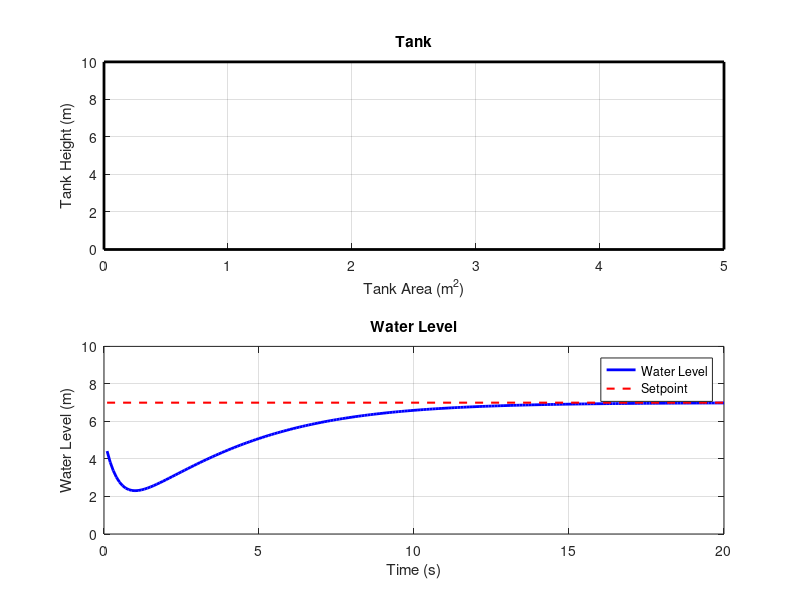

Write the MATLAB code that produced this figure.
totalTime = 20;       
timeStep = 0.1;        
numSteps = totalTime / timeStep;   

tankHeight = 10;       
tankArea = 5;           
tankVolume = tankHeight * tankArea;

Kp = 1;                 
Ki = 0.5;               
Kd = 0.1;               

setpoint = 7;           % Desired water level
initialLevel = 5;       % Initial water level 
level = initialLevel;   % (updated in the loop)

time = zeros(numSteps, 1);
levelData = zeros(numSteps, 1);
errorIntegral = 0;
prevError = 0;

figure('Name', 'Water Level in Tank', 'Position', [100, 100, 800, 500]);

% Tank figure
tankAxes = subplot(2, 1, 1);
rectangle('Position', [0, 0, tankArea, tankHeight], 'LineWidth', 2);
xlim([0, tankArea]);
ylim([0, tankHeight]);
xlabel('Tank Area (m^2)');
ylabel('Tank Height (m)');
title('Tank');
grid on;

% Water Level figure
waterAxes = subplot(2, 1, 2);
waterLevelPlot = plot(time, levelData, 'b', 'LineWidth', 2);
hold on;
setpointPlot = plot([time(1), time(end)], [setpoint, setpoint], 'r--', 'LineWidth', 1.5);
hold off;
xlim([0, totalTime]);
ylim([0, tankHeight]);
xlabel('Time (s)');
ylabel('Water Level (m)');
title('Water Level');
legend([waterLevelPlot, setpointPlot], 'Water Level', 'Setpoint');
grid on;

% Simulation loop
for i = 1:numSteps
    time(i) = i * timeStep;
    
    error = setpoint - level;
    
    errorIntegral = errorIntegral + error * timeStep;
    
    errorDerivative = (error - prevError) / timeStep;
    
    controlSignal = Kp * error + Ki * errorIntegral + Kd * errorDerivative;
    
    % simulate water flow
    inflow = controlSignal * tankArea;
    outflow = sqrt(2 * 9.81 * level) * tankArea;
    levelChange = (inflow - outflow) / tankArea * timeStep;
    level = level + levelChange;
    
    prevError = error;
    
    levelData(i) = level;
    
    set(waterLevelPlot, 'XData', time, 'YData', levelData);

    set(setpointPlot, 'XData', [time(1), time(end)], 'YData', [setpoint, setpoint]);

     pause(0.05);
end

    
